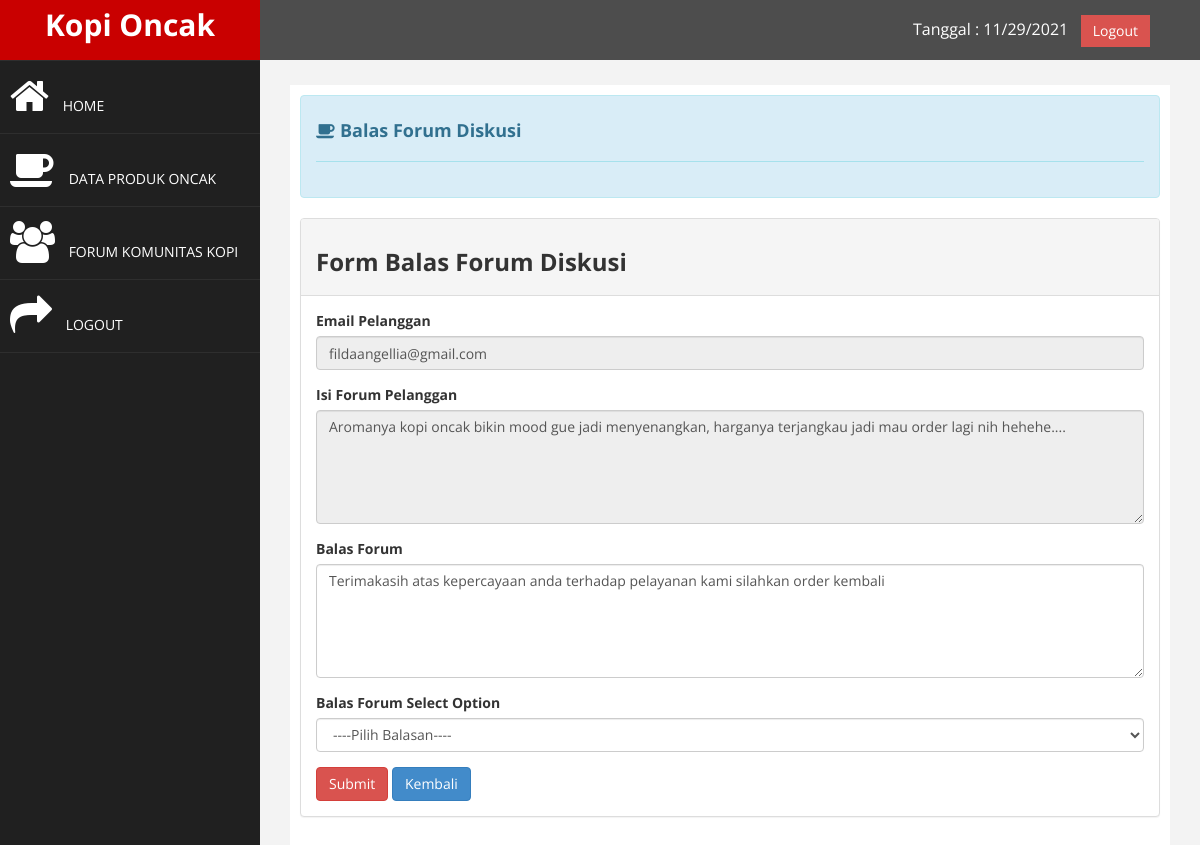
The app's page /admin/index.php?page=balasforum&id=3 (signed in) with its own data.
### tables this page shows
CREATE TABLE `forum` (
  `id_forum` int(11) NOT NULL,
  `email` varchar(50) NOT NULL,
  `isi_forum` text NOT NULL,
  `isi_balasan` text NOT NULL
);

### admin/page/dataforum/balasforum.php (the view, shortened to what this page needs)
<?php
$ambil = $koneksi->query("SELECT * FROM forum WHERE id_forum='$_GET[id]'");
$pecah = $ambil->fetch_assoc();
?>
<div class="alert alert-info" role="alert">
  <h4 class="alert-heading"><i class="fa fa-coffee"></i> <b>Balas Forum Diskusi</b></h4>
  <hr>
</div>
                    <div class="panel panel-default">
                        <div class="panel-heading">
                             <h3><b>Form Balas Forum Diskusi</b></h3>
                        </div>
                        <div class="panel-body">
                            <div class="table-responsive">
                            <form action="?page=prosesbalasforum&id=<?php echo $pecah['id_forum'];?>" method="post" enctype="multipart/form-data">
                             <div class="form-group">
                                <label>Email Pelanggan</label>
                                <input class="form-control" placeholder="Masukkan Nama Produk" name="email" value="<?php echo $pecah['email'] ?>" readonly />
                             </div>
                             <div class="form-group">
                                <label>Isi Forum Pelanggan</label>
                                <textarea class="form-control" rows="5px" name="isi_forum" readonly><?php echo $pecah['isi_forum']; ?></textarea>
                             </div>
                             <div class="form-group">
                                <label>Balas Forum</label>
                                <textarea class="form-control" rows="5px" name="isi_balasan" placeholder="Masukkan Isi Balasan"><?php echo $pecah['isi_balasan']; ?></textarea>
                             </div>
                             <div class="form-group">
                                 <label>Balas Forum Select Option</label>
                                 <select class="form-control" name="isi_balasan">
                                     <option value="">----Pilih Balasan----</option>
                                 </select>
                             </div>
                            <div class="card-footer">
                              <button class="btn btn-danger" name="balas">Submit</button>
                              <a href="index.php?page=dataforum" class="btn btn-primary">Kembali</a>
                            </div>
                            </form>
                        </div>
                    </div>
                </div>
            </div>

### admin/assets/css/custom.css (style rules this page uses)
body { font-family: 'Open Sans', sans-serif; }
h4 { padding-top:10px; }

### records on screen
forum: email "fildaangellia@gmail.com", isi_forum "Aromanya kopi oncak bikin mood gue jadi menyenangkan, harganya terjangkau jadi mau order lagi nih hehehe....", isi_balasan "Terimakasih atas kepercayaan anda terhadap pelayanan kami silahkan order kembali"
